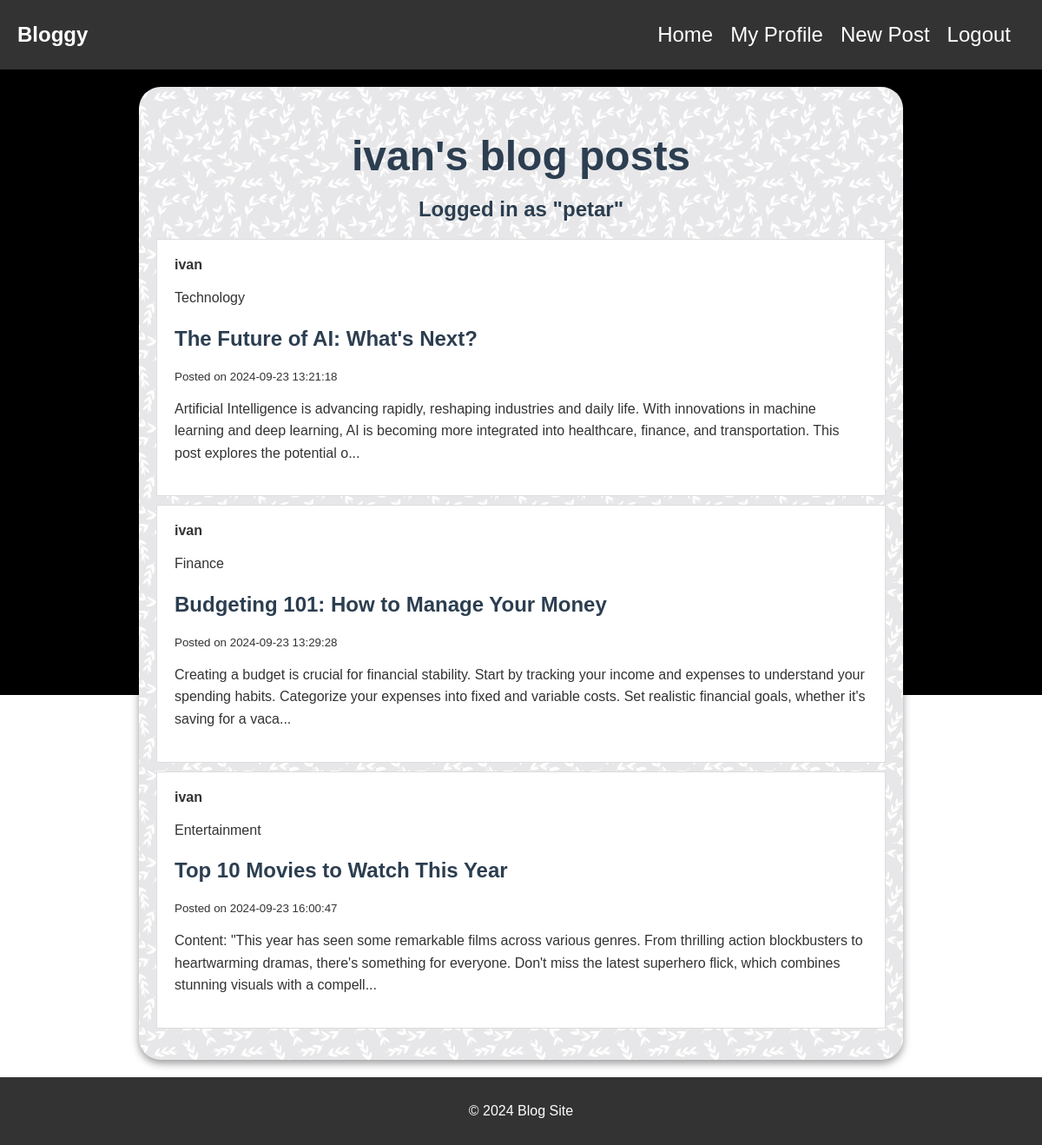
Screenshot of /user.php?user_id=32 (signed in) with the database file from the repository.
### tables this page shows
CREATE TABLE `user` (
  `user_id` int NOT NULL,
  `user_name` varchar(50) NOT NULL,
  `email` varchar(50) NOT NULL,
  `password` char(60) NOT NULL
);

CREATE TABLE `blog_post` (
  `blog_id` int NOT NULL,
  `title` varchar(150) NOT NULL,
  `content` varchar(5000) DEFAULT NULL,
  `user_id` int NOT NULL,
  `created_timestamp` timestamp NOT NULL DEFAULT CURRENT_TIMESTAMP,
  `category_id` int NOT NULL
);

CREATE TABLE `category` (
  `category_id` int NOT NULL,
  `name` varchar(25) NOT NULL
);

### user.php (called while the page is built, shortened)
<?php
require_once 'config/init.php';
$blogPostModel = new Post($connection);
$user_id = $_GET['user_id'];
$posts = $blogPostModel->get_post_by_user_id($user_id);
$user_name = $userModel->getUserById($_GET['user_id'])['user_name'];
$title = $user_name . "'s blog posts";
include 'views/home.php';
include 'views/layout.php';

### config/init.php (called while the page is built, shortened)
<?php
require_once(__DIR__ . '/../models/User.php');
require_once(__DIR__ . '/../models/Post.php');
$db = new Database();
$connection = $db->getConnection();
$userModel = new User($connection);

### models/User.php (called while the page is built, shortened)
<?php
class User
{
    private $conn;
    public function __construct($db)
    {
        $this->conn = $db;
    }
    public function getUserById($id)
    {
        $query = "SELECT * FROM user WHERE user_id = :id LIMIT 1";
        $stmt = $this->conn->prepare($query);
        $stmt->bindParam(':id', $id);
        $stmt->execute();
        return $stmt->fetch(PDO::FETCH_ASSOC);
        die();
    }
}

### models/Post.php (called while the page is built, shortened)
<?php
class Post
{
    private $conn;
    public function __construct($db)
    {
        $this->conn = $db;
    }
    public function get_category_name($id)
    {
        $stmt = $this->conn->prepare("SELECT name FROM category WHERE category_id = :category_id;");
        $stmt->bindParam(':category_id', $id);
        if ($stmt->execute()) {
            $post = $stmt->fetchColumn();
            return $post;
        }
        return null;
    }
    public function get_post_by_user_id($user_id)
    {
        $stmt = $this->conn->prepare("SELECT bp.*, u.user_name FROM blog_post AS bp JOIN user AS u ON bp.user_id = u.user_id WHERE bp.user_id = :user_id;");
        $stmt->bindParam(':user_id', $user_id);
        if ($stmt->execute()) {
            $posts = $stmt->fetchAll(PDO::FETCH_ASSOC);
            return $posts;
        }
        return [];
    }
}

### views/home.php (the view, shortened to what this page needs)
<h1><?php echo htmlspecialchars($title); ?></h1>
<?php if (isset($_SESSION['user_id'])): ?>
    <h2 class="username">Logged in as "<?php echo $_SESSION["user_name"] ?>"</h2>
<?php endif; ?>
<?php if (!empty($posts)): ?>
    <div class="posts-wrapper">
        <ul>
            <?php foreach ($posts as $post): ?>
                <div class="blog-post">
                    <li>
                        <a class="post-username" href="/blog_app/user.php?user_id=<?php echo htmlspecialchars($post['user_id']) ?>">
                            <?php echo htmlspecialchars($post['user_name']) ?>
                        </a>
                        <p class="category">
                            <?php echo $blogPostModel->get_category_name($post['category_id']) ?>
                        </p>
                        <a href="/blog_app/post.php?blog_id=<?php echo htmlspecialchars($post['blog_id']) ?>">
                            <h2><?php echo htmlspecialchars($post['title']); ?></h2>
                            <small>Posted on <?php echo htmlspecialchars($post['created_timestamp']); ?></small>
                            <p class="post-content"><?php echo htmlspecialchars(substr($post['content'], 0, 250) . '...'); ?></p>
                        </a>
                    </li>
                </div>
            <?php endforeach; ?>
        </ul>
    </div>
<?php else: ?>
    <p>No posts available.</p>
<?php endif; ?>

### public/css/styles.css (style rules this page uses)
html, body { min-height: 100vh !important; margin: 0; font-family: Arial, sans-serif; color: #333; display: flex; flex-direction: column; }
a { text-decoration: none; color: inherit; transition: color 0.3s; }
.username { text-align: center; }
h1, h2 { color: #2c3e50; }
h1 { font-size: 3rem; margin-bottom: 0; text-align: center; }
h2 { margin-top: 20px; }
p { line-height: 1.6; }
.comment-username, .post-username { font-weight: bold; }
.posts-wrapper > ul, .comments-wrapper ul { list-style-type: none !important; padding: 0; }
.blog-post { background: white; padding: 20px; margin-bottom: 10px; border: 1px solid #ddd; transition: transform 0.3s, background-color 0.3s; }

### rows the page displays
user: user_name "ivan's blog posts"
blog_post: user.user_name "ivan", category.name "Technology", title "The Future of AI: What's Next?", created_timestamp "2024-09-23 13:21:18", content "Artificial Intelligence is advancing rapidly, reshaping industries and daily life. With innovations in machine learning and deep learning, AI is becoming more integrated into healthcare, finance, and transportation. This post explores the potential o..."
blog_post: user.user_name "ivan", category.name "Finance", title "Budgeting 101: How to Manage Your Money", created_timestamp "2024-09-23 13:29:28", content "Creating a budget is crucial for financial stability. Start by tracking your income and expenses to understand your spending habits. Categorize your expenses into fixed and variable costs. Set realistic financial goals, whether it's saving for a vaca..."
blog_post: user.user_name "ivan", category.name "Entertainment", title "Top 10 Movies to Watch This Year", created_timestamp "2024-09-23 16:00:47", content "Content: \"This year has seen some remarkable films across various genres. From thrilling action blockbusters to heartwarming dramas, there's something for everyone. Don't miss the latest superhero flick, which combines stunning visuals with a compell..."

### other values shown
$_SESSION["user_name"] "petar"
